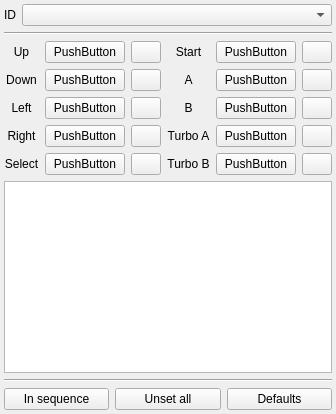
        <widget class="QWidget" name="tab_joy">
         <property name="sizePolicy">
          <sizepolicy hsizetype="Preferred" vsizetype="Fixed">
           <horstretch>0</horstretch>
           <verstretch>0</verstretch>
          </sizepolicy>
         </property>
         <attribute name="title">
          <string>Joystick</string>
         </attribute>
         <layout class="QVBoxLayout" name="verticalLayout_tab_joy">
          <property name="leftMargin">
           <number>4</number>
          </property>
          <property name="topMargin">
           <number>4</number>
          </property>
          <property name="rightMargin">
           <number>4</number>
          </property>
          <property name="bottomMargin">
           <number>4</number>
          </property>
          <item>
           <layout class="QVBoxLayout" name="verticalLayout_2">
            <item>
             <layout class="QHBoxLayout" name="horizontalLayout_joy_ID">
              <item>
               <widget class="QLabel" name="label_joy_ID">
                <property name="text">
                 <string>ID</string>
                </property>
                <property name="alignment">
                 <set>Qt::AlignCenter</set>
                </property>
               </widget>
              </item>
              <item>
               <widget class="QComboBox" name="comboBox_joy_ID">
                <property name="sizePolicy">
                 <sizepolicy hsizetype="Expanding" vsizetype="Fixed">
                  <horstretch>0</horstretch>
                  <verstretch>0</verstretch>
                 </sizepolicy>
                </property>
               </widget>
              </item>
             </layout>
            </item>
            <item>
             <widget class="Line" name="line_joy_1">
              <property name="orientation">
               <enum>Qt::Horizontal</enum>
              </property>
             </widget>
            </item>
            <item>
             <layout class="QGridLayout" name="gridLayout_joy">
              <item row="0" column="0">
               <widget class="QLabel" name="label_joy_Up">
                <property name="text">
                 <string>Up</string>
                </property>
                <property name="alignment">
                 <set>Qt::AlignCenter</set>
                </property>
               </widget>
              </item>
              <item row="1" column="3">
               <widget class="QLabel" name="label_joy_A">
                <property name="text">
                 <string>A</string>
                </property>
                <property name="alignment">
                 <set>Qt::AlignCenter</set>
                </property>
               </widget>
              </item>
              <item row="1" column="0">
               <widget class="QLabel" name="label_joy_Down">
                <property name="text">
                 <string>Down</string>
                </property>
                <property name="alignment">
                 <set>Qt::AlignCenter</set>
                </property>
               </widget>
              </item>
              <item row="0" column="2">
               <widget class="QPushButton" name="pushButton_joy_unset_Up">
                <property name="sizePolicy">
                 <sizepolicy hsizetype="Fixed" vsizetype="Fixed">
                  <horstretch>0</horstretch>
                  <verstretch>0</verstretch>
                 </sizepolicy>
                </property>
                <property name="maximumSize">
                 <size>
                  <width>30</width>
                  <height>16777215</height>
                 </size>
                </property>
                <property name="toolTip">
                 <string>Unset</string>
                </property>
                <property name="text">
                 <string notr="true"/>
                </property>
                <property name="icon">
                 <iconset resource="application.qrc">
                  <normaloff>:/icon/icons/trash.svg</normaloff>:/icon/icons/trash.svg</iconset>
                </property>
               </widget>
              </item>
              <item row="0" column="5">
               <widget class="QPushButton" name="pushButton_joy_unset_Start">
                <property name="sizePolicy">
                 <sizepolicy hsizetype="Fixed" vsizetype="Fixed">
                  <horstretch>0</horstretch>
                  <verstretch>0</verstretch>
                 </sizepolicy>
                </property>
                <property name="maximumSize">
                 <size>
                  <width>30</width>
                  <height>16777215</height>
                 </size>
                </property>
                <property name="toolTip">
                 <string>Unset</string>
                </property>
                <property name="text">
                 <string notr="true"/>
                </property>
                <property name="icon">
                 <iconset resource="application.qrc">
                  <normaloff>:/icon/icons/trash.svg</normaloff>:/icon/icons/trash.svg</iconset>
                </property>
               </widget>
              </item>
              <item row="2" column="0">
               <widget class="QLabel" name="label_joy_Left">
                <property name="text">
                 <string>Left</string>
                </property>
                <property name="alignment">
                 <set>Qt::AlignCenter</set>
                </property>
               </widget>
              </item>
              <item row="0" column="3">
               <widget class="QLabel" name="label_joy_Start">
                <property name="text">
                 <string>Start</string>
                </property>
                <property name="alignment">
                 <set>Qt::AlignCenter</set>
                </property>
               </widget>
              </item>
              <item row="0" column="1">
               <widget class="QPushButton" name="pushButton_joy_Up">
                <property name="sizePolicy">
                 <sizepolicy hsizetype="Expanding" vsizetype="Fixed">
                  <horstretch>0</horstretch>
                  <verstretch>0</verstretch>
                 </sizepolicy>
                </property>
                <property name="text">
                 <string notr="true">PushButton</string>
                </property>
               </widget>
              </item>
              <item row="0" column="4">
               <widget class="QPushButton" name="pushButton_joy_Start">
                <property name="sizePolicy">
                 <sizepolicy hsizetype="Expanding" vsizetype="Fixed">
                  <horstretch>0</horstretch>
                  <verstretch>0</verstretch>
                 </sizepolicy>
                </property>
                <property name="text">
                 <string notr="true">PushButton</string>
                </property>
               </widget>
              </item>
              <item row="2" column="4">
               <widget class="QPushButton" name="pushButton_joy_B">
                <property name="sizePolicy">
                 <sizepolicy hsizetype="Expanding" vsizetype="Fixed">
                  <horstretch>0</horstretch>
                  <verstretch>0</verstretch>
                 </sizepolicy>
                </property>
                <property name="text">
                 <string notr="true">PushButton</string>
                </property>
               </widget>
              </item>
              <item row="4" column="3">
               <widget class="QLabel" name="label_joy_TurboB">
                <property name="text">
                 <string>Turbo B</string>
                </property>
                <property name="alignment">
                 <set>Qt::AlignCenter</set>
                </property>
               </widget>
              </item>
              <item row="2" column="5">
               <widget class="QPushButton" name="pushButton_joy_unset_B">
                <property name="sizePolicy">
                 <sizepolicy hsizetype="Fixed" vsizetype="Fixed">
                  <horstretch>0</horstretch>
                  <verstretch>0</verstretch>
                 </sizepolicy>
                </property>
                <property name="maximumSize">
                 <size>
                  <width>30</width>
                  <height>16777215</height>
                 </size>
                </property>
                <property name="toolTip">
                 <string>Unset</string>
                </property>
                <property name="text">
                 <string notr="true"/>
                </property>
                <property name="icon">
                 <iconset resource="application.qrc">
                  <normaloff>:/icon/icons/trash.svg</normaloff>:/icon/icons/trash.svg</iconset>
                </property>
               </widget>
              </item>
              <item row="4" column="4">
               <widget class="QPushButton" name="pushButton_joy_TurboB">
                <property name="sizePolicy">
                 <sizepolicy hsizetype="Expanding" vsizetype="Fixed">
                  <horstretch>0</horstretch>
                  <verstretch>0</verstretch>
                 </sizepolicy>
                </property>
                <property name="text">
                 <string notr="true">PushButton</string>
                </property>
               </widget>
              </item>
              <item row="3" column="2">
               <widget class="QPushButton" name="pushButton_joy_unset_Right">
                <property name="sizePolicy">
                 <sizepolicy hsizetype="Fixed" vsizetype="Fixed">
                  <horstretch>0</horstretch>
                  <verstretch>0</verstretch>
                 </sizepolicy>
                </property>
                <property name="maximumSize">
                 <size>
                  <width>30</width>
                  <height>16777215</height>
                 </size>
                </property>
                <property name="toolTip">
                 <string>Unset</string>
                </property>
                <property name="text">
                 <string notr="true"/>
                </property>
                <property name="icon">
                 <iconset resource="application.qrc">
                  <normaloff>:/icon/icons/trash.svg</normaloff>:/icon/icons/trash.svg</iconset>
                </property>
               </widget>
              </item>
              <item row="3" column="1">
               <widget class="QPushButton" name="pushButton_joy_Right">
                <property name="sizePolicy">
                 <sizepolicy hsizetype="Expanding" vsizetype="Fixed">
                  <horstretch>0</horstretch>
                  <verstretch>0</verstretch>
                 </sizepolicy>
                </property>
                <property name="text">
                 <string notr="true">PushButton</string>
                </property>
               </widget>
              </item>
              <item row="3" column="4">
               <widget class="QPushButton" name="pushButton_joy_TurboA">
                <property name="sizePolicy">
                 <sizepolicy hsizetype="Expanding" vsizetype="Fixed">
                  <horstretch>0</horstretch>
                  <verstretch>0</verstretch>
                 </sizepolicy>
                </property>
                <property name="text">
                 <string notr="true">PushButton</string>
                </property>
               </widget>
              </item>
              <item row="4" column="0">
               <widget class="QLabel" name="label_joy_Select">
                <property name="text">
                 <string>Select</string>
                </property>
                <property name="alignment">
                 <set>Qt::AlignCenter</set>
                </property>
               </widget>
              </item>
              <item row="3" column="3">
               <widget class="QLabel" name="label_joy_TurboA">
                <property name="text">
                 <string>Turbo A</string>
                </property>
                <property name="alignment">
                 <set>Qt::AlignCenter</set>
                </property>
               </widget>
              </item>
              <item row="1" column="4">
               <widget class="QPushButton" name="pushButton_joy_A">
                <property name="sizePolicy">
                 <sizepolicy hsizetype="Expanding" vsizetype="Fixed">
                  <horstretch>0</horstretch>
                  <verstretch>0</verstretch>
                 </sizepolicy>
                </property>
                <property name="text">
                 <string notr="true">PushButton</string>
                </property>
               </widget>
              </item>
              <item row="1" column="2">
               <widget class="QPushButton" name="pushButton_joy_unset_Down">
                <property name="sizePolicy">
                 <sizepolicy hsizetype="Fixed" vsizetype="Fixed">
                  <horstretch>0</horstretch>
                  <verstretch>0</verstretch>
                 </sizepolicy>
                </property>
                <property name="maximumSize">
                 <size>
                  <width>30</width>
                  <height>16777215</height>
                 </size>
                </property>
                <property name="toolTip">
                 <string>Unset</string>
                </property>
                <property name="text">
                 <string notr="true"/>
                </property>
                <property name="icon">
                 <iconset resource="application.qrc">
                  <normaloff>:/icon/icons/trash.svg</normaloff>:/icon/icons/trash.svg</iconset>
                </property>
               </widget>
              </item>
              <item row="2" column="3">
               <widget class="QLabel" name="label_joy_B">
                <property name="text">
                 <string>B</string>
                </property>
                <property name="alignment">
                 <set>Qt::AlignCenter</set>
                </property>
               </widget>
              </item>
              <item row="1" column="5">
               <widget class="QPushButton" name="pushButton_joy_unset_A">
                <property name="sizePolicy">
                 <sizepolicy hsizetype="Fixed" vsizetype="Fixed">
                  <horstretch>0</horstretch>
                  <verstretch>0</verstretch>
                 </sizepolicy>
                </property>
                <property name="maximumSize">
                 <size>
                  <width>30</width>
                  <height>16777215</height>
                 </size>
                </property>
                <property name="toolTip">
                 <string>Unset</string>
                </property>
                <property name="text">
                 <string notr="true"/>
                </property>
                <property name="icon">
                 <iconset resource="application.qrc">
                  <normaloff>:/icon/icons/trash.svg</normaloff>:/icon/icons/trash.svg</iconset>
                </property>
               </widget>
              </item>
              <item row="2" column="2">
               <widget class="QPushButton" name="pushButton_joy_unset_Left">
                <property name="sizePolicy">
                 <sizepolicy hsizetype="Fixed" vsizetype="Fixed">
                  <horstretch>0</horstretch>
                  <verstretch>0</verstretch>
                 </sizepolicy>
                </property>
                <property name="maximumSize">
                 <size>
                  <width>30</width>
                  <height>16777215</height>
                 </size>
                </property>
                <property name="toolTip">
                 <string>Unset</string>
                </property>
                <property name="text">
                 <string notr="true"/>
                </property>
                <property name="icon">
                 <iconset resource="application.qrc">
                  <normaloff>:/icon/icons/trash.svg</normaloff>:/icon/icons/trash.svg</iconset>
                </property>
               </widget>
              </item>
              <item row="2" column="1">
               <widget class="QPushButton" name="pushButton_joy_Left">
                <property name="sizePolicy">
                 <sizepolicy hsizetype="Expanding" vsizetype="Fixed">
                  <horstretch>0</horstretch>
                  <verstretch>0</verstretch>
                 </sizepolicy>
                </property>
                <property name="text">
                 <string notr="true">PushButton</string>
                </property>
               </widget>
              </item>
              <item row="3" column="0">
               <widget class="QLabel" name="label_joy_Right">
                <property name="text">
                 <string>Right</string>
                </property>
                <property name="alignment">
                 <set>Qt::AlignCenter</set>
                </property>
               </widget>
              </item>
              <item row="3" column="5">
               <widget class="QPushButton" name="pushButton_joy_unset_TurboA">
                <property name="sizePolicy">
                 <sizepolicy hsizetype="Fixed" vsizetype="Fixed">
                  <horstretch>0</horstretch>
                  <verstretch>0</verstretch>
                 </sizepolicy>
                </property>
                <property name="maximumSize">
                 <size>
                  <width>30</width>
                  <height>16777215</height>
                 </size>
                </property>
                <property name="toolTip">
                 <string>Unset</string>
                </property>
                <property name="text">
                 <string notr="true"/>
                </property>
                <property name="icon">
                 <iconset resource="application.qrc">
                  <normaloff>:/icon/icons/trash.svg</normaloff>:/icon/icons/trash.svg</iconset>
                </property>
               </widget>
              </item>
              <item row="4" column="1">
               <widget class="QPushButton" name="pushButton_joy_Select">
                <property name="sizePolicy">
                 <sizepolicy hsizetype="Expanding" vsizetype="Fixed">
                  <horstretch>0</horstretch>
                  <verstretch>0</verstretch>
                 </sizepolicy>
                </property>
                <property name="text">
                 <string notr="true">PushButton</string>
                </property>
               </widget>
              </item>
              <item row="4" column="2">
               <widget class="QPushButton" name="pushButton_joy_unset_Select">
                <property name="sizePolicy">
                 <sizepolicy hsizetype="Fixed" vsizetype="Fixed">
                  <horstretch>0</horstretch>
                  <verstretch>0</verstretch>
                 </sizepolicy>
                </property>
                <property name="maximumSize">
                 <size>
                  <width>30</width>
                  <height>16777215</height>
                 </size>
                </property>
                <property name="toolTip">
                 <string>Unset</string>
                </property>
                <property name="text">
                 <string notr="true"/>
                </property>
                <property name="icon">
                 <iconset resource="application.qrc">
                  <normaloff>:/icon/icons/trash.svg</normaloff>:/icon/icons/trash.svg</iconset>
                </property>
               </widget>
              </item>
              <item row="4" column="5">
               <widget class="QPushButton" name="pushButton_joy_unset_TurboB">
                <property name="sizePolicy">
                 <sizepolicy hsizetype="Fixed" vsizetype="Fixed">
                  <horstretch>0</horstretch>
                  <verstretch>0</verstretch>
                 </sizepolicy>
                </property>
                <property name="maximumSize">
                 <size>
                  <width>30</width>
                  <height>16777215</height>
                 </size>
                </property>
                <property name="toolTip">
                 <string>Unset</string>
                </property>
                <property name="text">
                 <string notr="true"/>
                </property>
                <property name="icon">
                 <iconset resource="application.qrc">
                  <normaloff>:/icon/icons/trash.svg</normaloff>:/icon/icons/trash.svg</iconset>
                </property>
               </widget>
              </item>
              <item row="1" column="1">
               <widget class="QPushButton" name="pushButton_joy_Down">
                <property name="sizePolicy">
                 <sizepolicy hsizetype="Expanding" vsizetype="Fixed">
                  <horstretch>0</horstretch>
                  <verstretch>0</verstretch>
                 </sizepolicy>
                </property>
                <property name="text">
                 <string notr="true">PushButton</string>
                </property>
               </widget>
              </item>
             </layout>
            </item>
            <item>
             <widget class="QPlainTextEdit" name="plainTextEdit_joy_info">
              <property name="focusPolicy">
               <enum>Qt::NoFocus</enum>
              </property>
              <property name="verticalScrollBarPolicy">
               <enum>Qt::ScrollBarAlwaysOff</enum>
              </property>
              <property name="horizontalScrollBarPolicy">
               <enum>Qt::ScrollBarAlwaysOff</enum>
              </property>
              <property name="undoRedoEnabled">
               <bool>false</bool>
              </property>
              <property name="readOnly">
               <bool>true</bool>
              </property>
              <property name="plainText">
               <string notr="true"/>
              </property>
              <property name="textInteractionFlags">
               <set>Qt::NoTextInteraction</set>
              </property>
              <property name="centerOnScroll">
               <bool>true</bool>
              </property>
             </widget>
            </item>
            <item>
             <widget class="Line" name="line_joy_2">
              <property name="orientation">
               <enum>Qt::Horizontal</enum>
              </property>
             </widget>
            </item>
            <item>
             <layout class="QHBoxLayout" name="horizontalLayout_4">
              <item>
               <widget class="QPushButton" name="pushButton_joy_Sequence">
                <property name="text">
                 <string>In sequence</string>
                </property>
               </widget>
              </item>
              <item>
               <widget class="QPushButton" name="pushButton_joy_Unset_all">
                <property name="text">
                 <string>Unset all</string>
                </property>
               </widget>
              </item>
              <item>
               <widget class="QPushButton" name="pushButton_joy_Defaults">
                <property name="text">
                 <string>Defaults</string>
                </property>
               </widget>
              </item>
             </layout>
            </item>
           </layout>
          </item>
         </layout>
        </widget>
